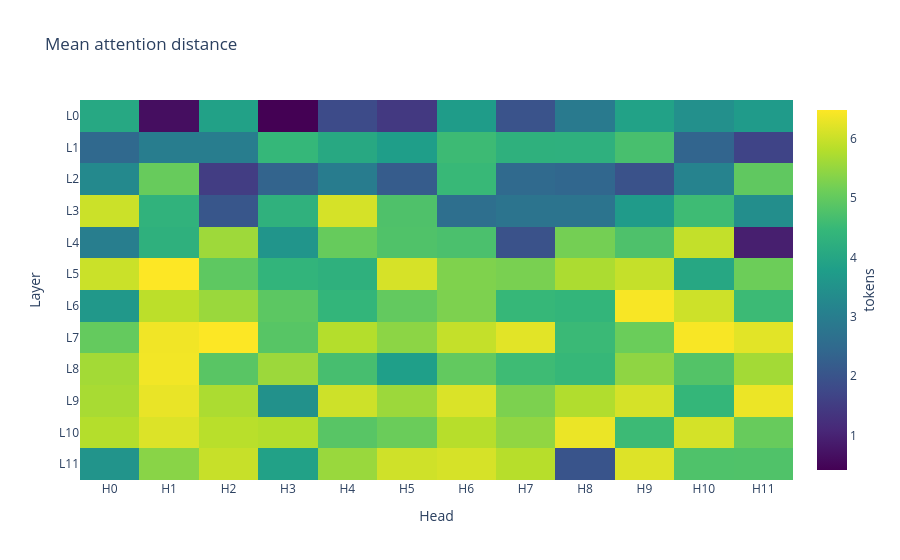

Notebook cell for this chart:
### Markdown cell above
### Distance: which heads look far back?

### Code cell
fig = plot_head_matrix(
    attention.distance(), title="Mean attention distance", value_label="tokens"
)
save_figure(fig, f"{OUTPUT_DIR}/plots/distance.png")
fig

### Figure 1 — Plotly figure (JSON) as saved in the notebook; plotly's stock layout.template omitted (floating-point values rounded to 4 significant figures; data arrays with more than 128 entries replaced by an {"elided": "..."} marker saying what was removed)
{"data": [{"colorbar": {"title": {"side": "right", "text": "tokens"}}, "colorscale": [[0.0, "#440154"], [0.1111, "#482878"], [0.2222, "#3e4989"], [0.3333, "#31688e"], [0.4444, "#26828e"], [0.5556, "#1f9e89"], [0.6667, "#35b779"], [0.7778, "#6ece58"], [0.8889, "#b5de2b"], [1.0, "#fde725"]], "type": "heatmap", "x": ["H0", "H1", "H2", "H3", "H4", "H5", "H6", "H7", "H8", "H9", "H10", "H11"], "y": ["L0", "L1", "L2", "L3", "L4", "L5", "L6", "L7", "L8", "L9", "L10", "L11"], "z": {"elided": "12x12 float values"}}], "layout": {"title": {"text": "Mean attention distance"}, "xaxis": {"title": {"text": "Head"}}, "yaxis": {"autorange": "reversed", "title": {"text": "Layer"}}}}
